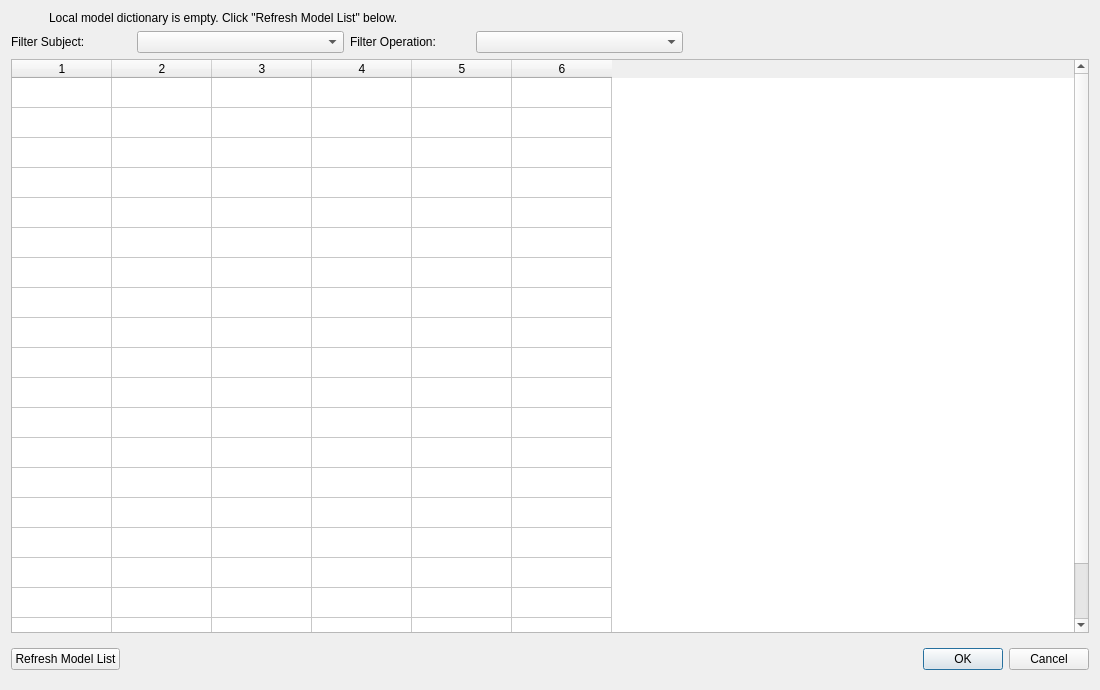
<?xml version="1.0" encoding="UTF-8"?>
<ui version="4.0">
 <class>Dialog</class>
 <widget class="QDialog" name="Dialog">
  <property name="geometry">
   <rect>
    <x>0</x>
    <y>0</y>
    <width>1100</width>
    <height>690</height>
   </rect>
  </property>
  <property name="minimumSize">
   <size>
    <width>1100</width>
    <height>0</height>
   </size>
  </property>
  <property name="maximumSize">
   <size>
    <width>1100</width>
    <height>16777215</height>
   </size>
  </property>
  <property name="windowTitle">
   <string>Model Manager</string>
  </property>
  <layout class="QVBoxLayout" name="verticalLayout_2">
   <item>
    <widget class="QFrame" name="frame_nomodels">
     <property name="frameShape">
      <enum>QFrame::NoFrame</enum>
     </property>
     <property name="frameShadow">
      <enum>QFrame::Raised</enum>
     </property>
     <layout class="QHBoxLayout" name="horizontalLayout_6">
      <property name="leftMargin">
       <number>0</number>
      </property>
      <property name="topMargin">
       <number>0</number>
      </property>
      <property name="rightMargin">
       <number>0</number>
      </property>
      <property name="bottomMargin">
       <number>0</number>
      </property>
      <item>
       <widget class="QLabel" name="label_3">
        <property name="maximumSize">
         <size>
          <width>32</width>
          <height>32</height>
         </size>
        </property>
        <property name="text">
         <string/>
        </property>
        <property name="pixmap">
         <pixmap resource="icons.qrc">:/icons32/alert-circle.svg</pixmap>
        </property>
       </widget>
      </item>
      <item>
       <widget class="QLabel" name="label_4">
        <property name="text">
         <string>Local model dictionary is empty. Click &quot;Refresh Model List&quot; below.</string>
        </property>
       </widget>
      </item>
     </layout>
    </widget>
   </item>
   <item>
    <widget class="QFrame" name="frame">
     <property name="frameShape">
      <enum>QFrame::NoFrame</enum>
     </property>
     <property name="frameShadow">
      <enum>QFrame::Plain</enum>
     </property>
     <property name="lineWidth">
      <number>0</number>
     </property>
     <layout class="QVBoxLayout" name="verticalLayout">
      <property name="leftMargin">
       <number>0</number>
      </property>
      <property name="topMargin">
       <number>0</number>
      </property>
      <property name="rightMargin">
       <number>0</number>
      </property>
      <property name="bottomMargin">
       <number>0</number>
      </property>
      <item>
       <widget class="QFrame" name="frame_3">
        <property name="frameShape">
         <enum>QFrame::NoFrame</enum>
        </property>
        <property name="frameShadow">
         <enum>QFrame::Plain</enum>
        </property>
        <property name="lineWidth">
         <number>0</number>
        </property>
        <layout class="QHBoxLayout" name="horizontalLayout_2">
         <property name="leftMargin">
          <number>0</number>
         </property>
         <property name="topMargin">
          <number>0</number>
         </property>
         <property name="rightMargin">
          <number>0</number>
         </property>
         <property name="bottomMargin">
          <number>0</number>
         </property>
         <item>
          <widget class="QFrame" name="frame_5">
           <property name="frameShape">
            <enum>QFrame::NoFrame</enum>
           </property>
           <property name="frameShadow">
            <enum>QFrame::Raised</enum>
           </property>
           <layout class="QHBoxLayout" name="horizontalLayout_3">
            <property name="leftMargin">
             <number>0</number>
            </property>
            <property name="topMargin">
             <number>0</number>
            </property>
            <property name="rightMargin">
             <number>0</number>
            </property>
            <property name="bottomMargin">
             <number>0</number>
            </property>
            <item>
             <widget class="QLabel" name="label_2">
              <property name="minimumSize">
               <size>
                <width>100</width>
                <height>0</height>
               </size>
              </property>
              <property name="maximumSize">
               <size>
                <width>120</width>
                <height>16777215</height>
               </size>
              </property>
              <property name="text">
               <string>Filter Subject:</string>
              </property>
             </widget>
            </item>
            <item>
             <widget class="QComboBox" name="comboBox_filterSubject"/>
            </item>
           </layout>
          </widget>
         </item>
         <item>
          <widget class="QFrame" name="frame_6">
           <property name="frameShape">
            <enum>QFrame::NoFrame</enum>
           </property>
           <property name="frameShadow">
            <enum>QFrame::Raised</enum>
           </property>
           <layout class="QHBoxLayout" name="horizontalLayout_4">
            <property name="leftMargin">
             <number>0</number>
            </property>
            <property name="topMargin">
             <number>0</number>
            </property>
            <property name="rightMargin">
             <number>0</number>
            </property>
            <property name="bottomMargin">
             <number>0</number>
            </property>
            <item>
             <widget class="QLabel" name="label">
              <property name="minimumSize">
               <size>
                <width>120</width>
                <height>0</height>
               </size>
              </property>
              <property name="maximumSize">
               <size>
                <width>120</width>
                <height>16777215</height>
               </size>
              </property>
              <property name="text">
               <string>Filter Operation:</string>
              </property>
             </widget>
            </item>
            <item>
             <widget class="QComboBox" name="comboBox_filterOperation"/>
            </item>
           </layout>
          </widget>
         </item>
         <item>
          <widget class="QFrame" name="frame_4">
           <property name="minimumSize">
            <size>
             <width>400</width>
             <height>0</height>
            </size>
           </property>
           <property name="frameShape">
            <enum>QFrame::NoFrame</enum>
           </property>
           <property name="frameShadow">
            <enum>QFrame::Raised</enum>
           </property>
          </widget>
         </item>
        </layout>
       </widget>
      </item>
      <item>
       <widget class="QTableWidget" name="tableWidget">
        <property name="showGrid">
         <bool>true</bool>
        </property>
        <property name="cornerButtonEnabled">
         <bool>true</bool>
        </property>
        <property name="rowCount">
         <number>20</number>
        </property>
        <property name="columnCount">
         <number>6</number>
        </property>
        <attribute name="horizontalHeaderShowSortIndicator" stdset="0">
         <bool>true</bool>
        </attribute>
        <attribute name="verticalHeaderVisible">
         <bool>false</bool>
        </attribute>
        <attribute name="verticalHeaderShowSortIndicator" stdset="0">
         <bool>false</bool>
        </attribute>
        <row/>
        <row/>
        <row/>
        <row/>
        <row/>
        <row/>
        <row/>
        <row/>
        <row/>
        <row/>
        <row/>
        <row/>
        <row/>
        <row/>
        <row/>
        <row/>
        <row/>
        <row/>
        <row/>
        <row/>
        <column/>
        <column/>
        <column/>
        <column/>
        <column/>
        <column/>
       </widget>
      </item>
      <item>
       <widget class="QFrame" name="frame_2">
        <property name="minimumSize">
         <size>
          <width>0</width>
          <height>40</height>
         </size>
        </property>
        <property name="frameShape">
         <enum>QFrame::NoFrame</enum>
        </property>
        <property name="frameShadow">
         <enum>QFrame::Plain</enum>
        </property>
        <property name="lineWidth">
         <number>0</number>
        </property>
        <layout class="QHBoxLayout" name="horizontalLayout">
         <property name="leftMargin">
          <number>0</number>
         </property>
         <property name="topMargin">
          <number>0</number>
         </property>
         <property name="rightMargin">
          <number>0</number>
         </property>
         <property name="bottomMargin">
          <number>0</number>
         </property>
         <item>
          <widget class="QFrame" name="frame_7">
           <property name="frameShape">
            <enum>QFrame::NoFrame</enum>
           </property>
           <property name="frameShadow">
            <enum>QFrame::Raised</enum>
           </property>
           <layout class="QHBoxLayout" name="horizontalLayout_5">
            <property name="leftMargin">
             <number>0</number>
            </property>
            <property name="topMargin">
             <number>0</number>
            </property>
            <property name="rightMargin">
             <number>0</number>
            </property>
            <property name="bottomMargin">
             <number>0</number>
            </property>
            <item>
             <widget class="QPushButton" name="pushButton_refresh">
              <property name="text">
               <string>Refresh Model List</string>
              </property>
              <property name="icon">
               <iconset resource="icons.qrc">
                <normaloff>:/icons32/refresh-cw.svg</normaloff>:/icons32/refresh-cw.svg</iconset>
              </property>
              <property name="iconSize">
               <size>
                <width>24</width>
                <height>24</height>
               </size>
              </property>
             </widget>
            </item>
           </layout>
          </widget>
         </item>
         <item>
          <widget class="QDialogButtonBox" name="buttonBox">
           <property name="orientation">
            <enum>Qt::Horizontal</enum>
           </property>
           <property name="standardButtons">
            <set>QDialogButtonBox::Cancel|QDialogButtonBox::Ok</set>
           </property>
          </widget>
         </item>
        </layout>
       </widget>
      </item>
     </layout>
    </widget>
   </item>
  </layout>
 </widget>
 <resources>
  <include location="icons.qrc"/>
 </resources>
 <connections>
  <connection>
   <sender>buttonBox</sender>
   <signal>accepted()</signal>
   <receiver>Dialog</receiver>
   <slot>accept()</slot>
   <hints>
    <hint type="sourcelabel">
     <x>248</x>
     <y>254</y>
    </hint>
    <hint type="destinationlabel">
     <x>157</x>
     <y>274</y>
    </hint>
   </hints>
  </connection>
  <connection>
   <sender>buttonBox</sender>
   <signal>rejected()</signal>
   <receiver>Dialog</receiver>
   <slot>reject()</slot>
   <hints>
    <hint type="sourcelabel">
     <x>316</x>
     <y>260</y>
    </hint>
    <hint type="destinationlabel">
     <x>286</x>
     <y>274</y>
    </hint>
   </hints>
  </connection>
 </connections>
</ui>
